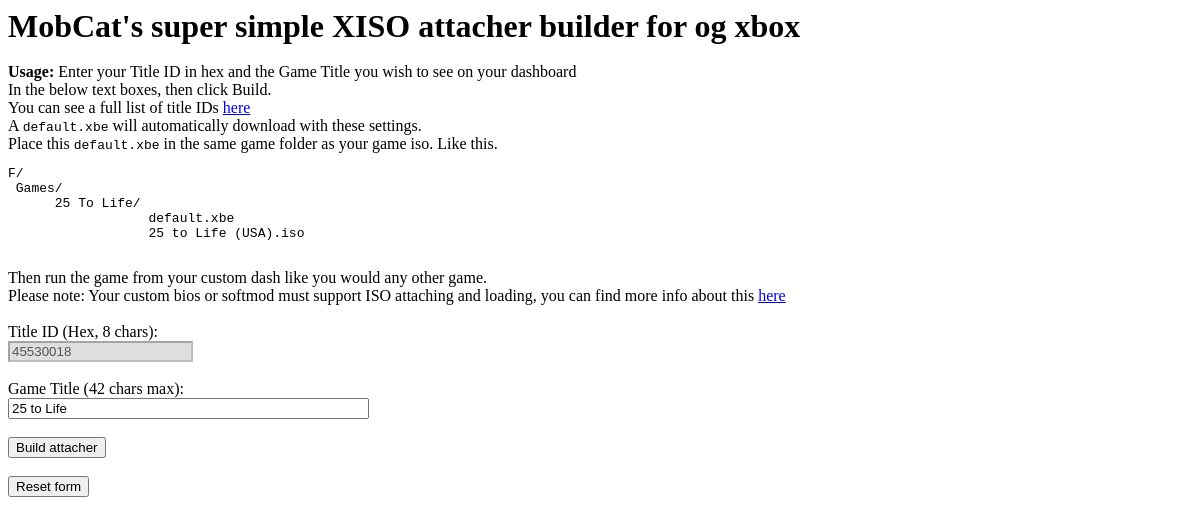
The page /website/attacher/index.php?XMID=ES02402K on the database its author committed.
### tables this page shows
CREATE TABLE "TitleIDs" (
	"Title_ID"	TEXT,
	"Serial_Num"	TEXT,
	"XMID"	TEXT,
	"Full_Name"	TEXT,
	"Title_Name"	TEXT,
	"Filename"	TEXT,
	"AKA"	TEXT,
	"Features"	TEXT,
	"Publisher"	TEXT,
	"Region"	TEXT,
	"XBE_Rating"	TEXT,
	"Cover_Rating"	TEXT,
	"Cover_Stats"	TEXT,
	"UPC"	TEXT,
	"Version"	TEXT,
	"Media_Type"	TEXT,
	"Init_Flags"	TEXT,
	"Entry_Point"	TEXT,
	"Cert_Timestamp"	TEXT,
	"XDK_Ver"	TEXT,
	"Redump_MD5"	TEXT,
	"XBE_MD5"	TEXT,
	PRIMARY KEY("XBE_MD5")
);

### website/attacher/index.php (the view, shortened to what this page needs)
<?php
$XMID = isset($_GET['XMID']) ? $_GET['XMID'] : null;
$prefillXMID = $XMID !== null ? htmlspecialchars($XMID) : '';
$titleID = "";
$titleNm = "";
$FolderNameEgg = "My Cool Game";
$XISONameEgg = "Cool Game";
if ($prefillXMID !== '') {
    $db = new SQLite3('../XboxIDs/titleIDs.db');
    $stmt = $db->prepare("SELECT Title_ID, Full_Name, Title_Name, Filename FROM TitleIDs WHERE XMID = ?");
    $stmt->bindValue(1, $prefillXMID, SQLITE3_TEXT);
    $result = $stmt->execute();
    if ($row = $result->fetchArray(SQLITE3_ASSOC)) {
        $titleID = $row['Title_ID'];
        $titleNm = $row['Full_Name'];
        $FolderNameEgg = $row['Title_Name'];
        $XISONameEgg = $row['Filename'];
    }
}
$idDisabled = $titleID !== '' ? 'disabled' : '';
?>
<!DOCTYPE html>
<html lang="en">
<head>
</head>
<body>
    <h1>MobCat's super simple XISO attacher builder for og xbox</h1><br><br>
    <b>Usage:</b> Enter your Title ID in hex and the Game Title you wish to see on your dashboard<br>
    In the below text boxes, then click Build.<br>
    You can see a full list of title IDs <a href="../XboxIDs" target="_blank">here</a><br>
    A <code>default.xbe</code> will automatically download with these settings.<br>
    Place this <code>default.xbe</code> in the same game folder as your game iso. Like this.<br>
    <pre>F/
 Games/
      <?= $FolderNameEgg ?>/
                  default.xbe
                  <?= $XISONameEgg ?>.iso
        </pre>
    Then run the game from your custom dash like you would any other game.<br>
    Please note: Your custom bios or softmod must support ISO attaching and loading, you can find more info about this <a href="../XboxGuides/XISO/Mount" target="_blank">here</a><br><br>
    <form id="fileBuilderForm" action="" method="post">
        <label for="id">Title ID (Hex, 8 chars):</label><br>
        <input type="text" id="id" name="id" minlength="8" maxlength="8" pattern="[0-9A-Fa-f]{8}" value="<?= htmlspecialchars($titleID) ?>" <?= $idDisabled ?> required><br><br>
        <label for="name">Game Title (42 chars max):</label><br>
        <input type="text" id="name" name="name" minlength="1" maxlength="42" size="42" value="<?= htmlspecialchars($titleNm) ?>" required><br><br>
        <input type="submit" value="Build attacher" id="submitButton"><br><br>
        <input type="reset" value="Reset form">
    </form>
</body>
</html>

### website/attacher/index.php (style rules this page uses)
img, h1 { display: inline; margin: 0; padding: 0; }
input:disabled { background-color: #dfdede; }

### rows shown on the page
titleids: Title_Name "25 To Life", Filename "25 to Life (USA)", id "45530018", name "25 to Life"
